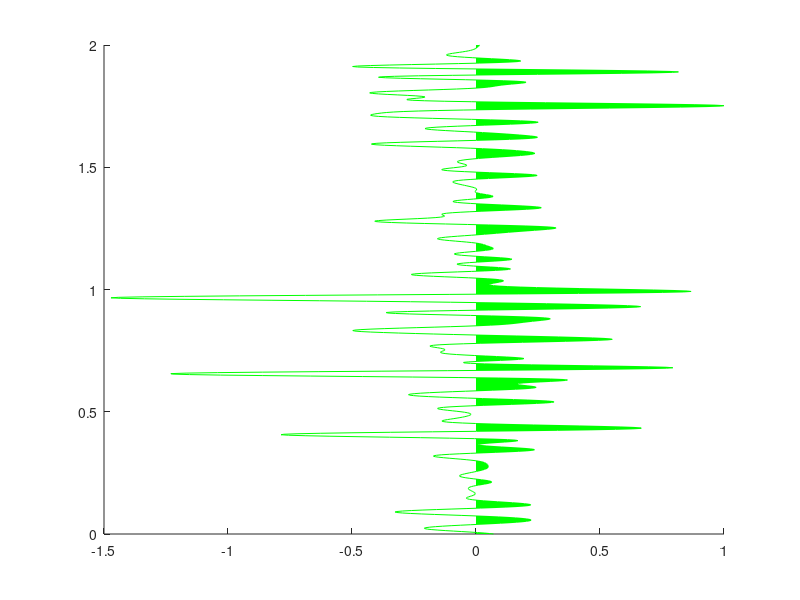

Recreate this plot in MATLAB.
function [h,hva]=wtva(s,t,kolor,snot,polarity,dir,resampfact)
% WTVA: plot a seismic trace in wiggle-trace variable-area format
%
% [h,hva]=wtva(s,t,kolor,snot,polarity,dir,resampfact)
% hs=wtva(s,t,kolor,snot,polarity,dir,resampfact)
% wtva ... with no input arguments for a demo plot
%
% WTVA draws a vector using wiggle trace variable area display. The
% vector is drawn by calling LINE and the variable area shading is
% done with a call to PATCH. This results in 2 handles for the resultant
% display, one for the line and the other for the va. WTVA draws only
% one vector at a time. Plots of multiple traces should be done with
% a loop calling WTVA separately for each trace.
% If two return arguments are specified, then the first is the handle
% of the wiggle trace and the second is the va. If only one is 
% specified then it is returned as a two element vector.
% NOTE: In order to accurately create the variable area display, additional
% 	samples must be inserted in the trace precisly at the "zero crossings".
%	This means that if you use the trace's handle to get its samples (e.g.
%	samples=get(h,'ydata') ) that you will get something different from
%	your input trace.
%
% s = the vector to be plotted
% t = the sample 'times' for s. s and t must be the same size
% kolor = the color to be used for the display. Any MATLAB color spec will
%		work here such as 'g' or 'green' or [0 1 0]. See Matlab reference manual
%		under ColorSpec for more information.
% ************ default = 'g' ************
% snot = amplitude value which determines the shading. That is, with polarity
%		of 1, all s>snot will have va shading
% ************ default = mean of the live samples of s *************
% polarity determines whether peaks or troughs are shaded 
% polarity = +1 shade peaks (s>snot)
% polarity = -1 shade troughs (s<snot)
% ************** default: polarity =1 **************
% dir=1 ... vertical plot ( line(s,t) is called )
% dir=-1 ... horizontal plot ( line(t,s) is called )
% ************** default = 1 *********************
% resampfact ... resampling factor for a smoother, but slower, plot
%   Must be a positive integer. 
% ************** default = 1 *******************
%
% G.F. Margrave, April 1994
%        revised June 1995, Oct 1995
% The CREWES Project
%
% NOTE: It is illegal for you to use this software for a purpose other
% than non-profit education or research UNLESS you are employed by a CREWES
% Project sponsor. By using this software, you are agreeing to the terms
% detailed in this software's Matlab source file.
 
% BEGIN TERMS OF USE LICENSE
%
% This SOFTWARE is maintained by the CREWES Project at the Department
% of Geology and Geophysics of the University of Calgary, Calgary,
% Alberta, Canada.  The copyright and ownership is jointly held by 
% its author (identified above) and the CREWES Project.  The CREWES 
% project may be contacted via email at:  crewesinfo@crewes.org
% 
% The term 'SOFTWARE' refers to the Matlab source code, translations to
% any other computer language, or object code
%
% Terms of use of this SOFTWARE
%
% 1) Use of this SOFTWARE by any for-profit commercial organization is
%    expressly forbidden unless said organization is a CREWES Project
%    Sponsor.
%
% 2) A CREWES Project sponsor may use this SOFTWARE under the terms of the 
%    CREWES Project Sponsorship agreement.
%
% 3) A student or employee of a non-profit educational institution may 
%    use this SOFTWARE subject to the following terms and conditions:
%    - this SOFTWARE is for teaching or research purposes only.
%    - this SOFTWARE may be distributed to other students or researchers 
%      provided that these license terms are included.
%    - reselling the SOFTWARE, or including it or any portion of it, in any
%      software that will be resold is expressly forbidden.
%    - transfering the SOFTWARE in any form to a commercial firm or any 
%      other for-profit organization is expressly forbidden.
%
% END TERMS OF USE LICENSE


	if(nargin == 0)
	% do a demo
		%Make a fake reflectivity
		t=0:.002:2.0;
		r=randn(size(t)).^5;
		%make a ricker wavelet
		tw=-.1:.002:.1;
		arg=(pi*15*tw).^2;
		w=(1-2.*arg).*exp(-arg);
		%convolve
		s=conv(r,w);
		s=s(51:length(t)+50);
		s=s/max(s); %normalize
		%open up a figure
		figure
	end
	if(nargin<7)
		resampfact=1;
	end
	if(nargin<6)
		dir=1;
	end
	
	if(nargin<5)
		polarity=1;
	end

	if(nargin<4)
		ilive= ~isnan(s);
		snot=mean(s(ilive));
	end
	
	if(nargin<3)
		kolor='g';
	end
	
	if(abs(polarity)~=1)
		error('invalid polarity value');
	end
	
	%find the parts to shade
	% Method:
	%		1) Find all points not to be shaded
	%		2) find the boundary points of the groups of 1). That is
	%			determine how the points fall into contiguous groups and
	%			where these groups start and end
	%		3) Find any groups of 1) which are single isolated points and
	%			add an extra point so that the minimum group size is 2
	%		4) For all groups, interpolate in the zero crossings at the 
	%			beginning and end of the group and assign the first and
	%			last points in the group to these values
	%		5) assign all other points in the group to the value 0 (or snot)
	%		6) plot the polygon using patch with no edgecolor
	%

	%test for dead trace
	test=sum(abs(s-snot));
    %test for no peaks
%     itest=find(s>snot);
    
	if(test<1000*eps)
        ss=s;
		tt=t;
    else
		% resample
		if(resampfact>1)
			% my resampling
			[s,t]=resamp(s,t,(t(2)-t(1))/resampfact,[t(1) t(length(t))],0);
			% SIgnal toolbox resampling
			%s=resample(s,resampfact,1);
			%tmax=t(1)+(length(s)-1)*(t(2)-t(1))/resampfact;
			%t=t(1):(t(2)-t(1))/resampfact:tmax;
		end
		
	
		dt=t(2)-t(1);
		ss=polarity*[snot;s(:);snot];
		snot=polarity*snot;
		n=length(ss);
		tt=[t(1)-dt;t(:);t(length(t))+dt];
		% put snot on both ends. This forces the detection of isolated singular
		% points at the ends
		
		%find all points which won't be shaded
		il=find(ss<=snot);
		ilow=[0;il;n+1]; %end conditions
		%now find the beginning and ends of these zones
		ind=diff(ilow);
		ibdy=find(ind>1);
        if(~isempty(ibdy))
			% find singular groups
			ind= diff(ibdy)==1;
			ising=ilow(ibdy(ind)+1);
			if(~isempty(ising))
				if(ising(1)==0)
					ising(1)=[];
				end
				if(ising(length(ising))==n+1)
					ising(length(ising))=[];
				end
				if(~isempty(ising))
					for k=1:length(ising)
						%duplicate singular points
						ss=[ss(1:ising(k)); ss(ising(k)); ss(ising(k)+1:length(ss))];
						tt=[tt(1:ising(k)); tt(ising(k)); tt(ising(k)+1:length(tt))];
						ising=ising+1;
					end
				end
				% refind the points because the point count may have changed
				%find all points which won't be shaded
				il=find(ss<=snot);
				ilow=[0;il;n+1]; %end conditions
				%now find the beginning and ends of these zones
				ind=diff(ilow);
				ibdy=find(ind>1);
			end
        end
					
        if(~isempty(ibdy))
            ibdy1=ilow(ibdy);
            ibdy2=ilow(ibdy+1);
            if(ibdy1(1)==0)
                ibdy1(1)=[];
            end
            if(ibdy1(length(ibdy1))==n+1)
                ibdy1(length(ibdy1))=[];
            end
            if(ibdy2(1)==0)
                ibdy2(1)=[];
            end
            if(ibdy2(length(ibdy2))==n+1)
                ibdy2(length(ibdy2))=[];
            end
            
            %interpolate in zero crossings at the beginnings
            tnot=(snot-ss(ibdy1))./(ss(ibdy1+1)-ss(ibdy1));
            tnot=tnot.*(tt(ibdy1+1)-tt(ibdy1))+tt(ibdy1);
            
            tt(ibdy1)=tnot;
            %interpolate in zero crossings at the ends
            tnot=(snot-ss(ibdy2))./(ss(ibdy2-1)-ss(ibdy2));
            tnot=tnot.*(tt(ibdy2-1)-tt(ibdy2))+tt(ibdy2);
            tt(ibdy2)=tnot;
            
            % set all troughs to snot
            ss(il)=snot*ones(size(il));
            
            % make sure we have snot on both ends
            ss=[snot;ss(2:length(ss)-1);snot];
            tt=[t(1);tt(2:length(tt)-1);t(length(t))];
        else
            ss=snot*ones(size(s));
            tt=t;
        end
	end
	
	if(dir==1)
		hva=patch('xdata',polarity*ss,'ydata',tt,...
			'edgecolor','none','facecolor',kolor);
	else
		hva=patch('xdata',tt,'ydata',polarity*ss,...
		'edgecolor','none','facecolor',kolor);
	end

	%plot with line
	if(dir==1)
		h=line(s,t,'color',kolor);
	else
		h=line(t,s,'color',kolor);
	end

	if(nargout==1)
		h=[h hva];
		clear hva;
	end
